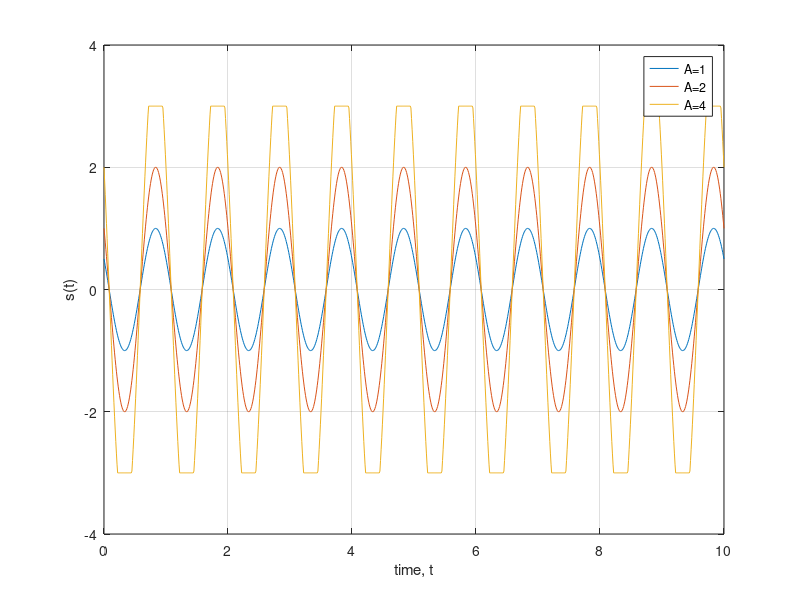

Write MATLAB code to recreate this figure.
%  matlabexample.m 
%
%  This program computes and plots samples of a sinusoid
%  with amplitudes 1, 2, and 4.  If desired, the sinusoid can be
%  clipped to simulate the effect of a limiting device.
%  The frequency is 1 Hz and the time duration is 10 seconds. 
%  The sample interval is 0.1 seconds. The code is not efficient but
%  is meant to illustrate MATLAB statements.
%
clear all % clear all variables from workspace
delt=0.01; % set sampling time interval
F0=1; % set frequency
t=[0:delt:10]'; % compute time samples 0,0.01,0.02,...,10
A=[1 2 4]'; % set amplitudes
clip='yes'; % set option to clip
for i=1:length(A) % begin computation of sinusoid samples
   s(:,i)=A(i)*cos(2*pi*F0*t+pi/3); % note that samples for sinusoid 
                                    % are computed all at once and  
                                    % stored as columns in a matrix                                      
   if clip=='yes' % determine if clipping desired
      for k=1:length(s(:,i)) % note that number of samples given as 
                             % dimension of column using length command
         if s(k,i)>3 % check to see if sinusoid sample exceeds 3
            s(k,i)=3; % if yes, then clip
         elseif s(k,i)<-3 % check to see if sinusoid sample is less 
            s(k,i)=-3;    % than -3 if yes, then clip
         end
      end
   end
end
figure % open up a new figure window
plot(t,s(:,1),t,s(:,2),t,s(:,3)) % plot sinusoid samples versus time 
                                 % samples for all three sinusoids
grid % add grid to plot
xlabel('time, t') % label x-axis
ylabel('s(t)') % label y-axis
axis([0 10 -4 4]) % set up axes using axis([xmin xmax ymin ymax])
legend('A=1','A=2','A=4') % display a legend to distinguish 
                          % different sinusoids
